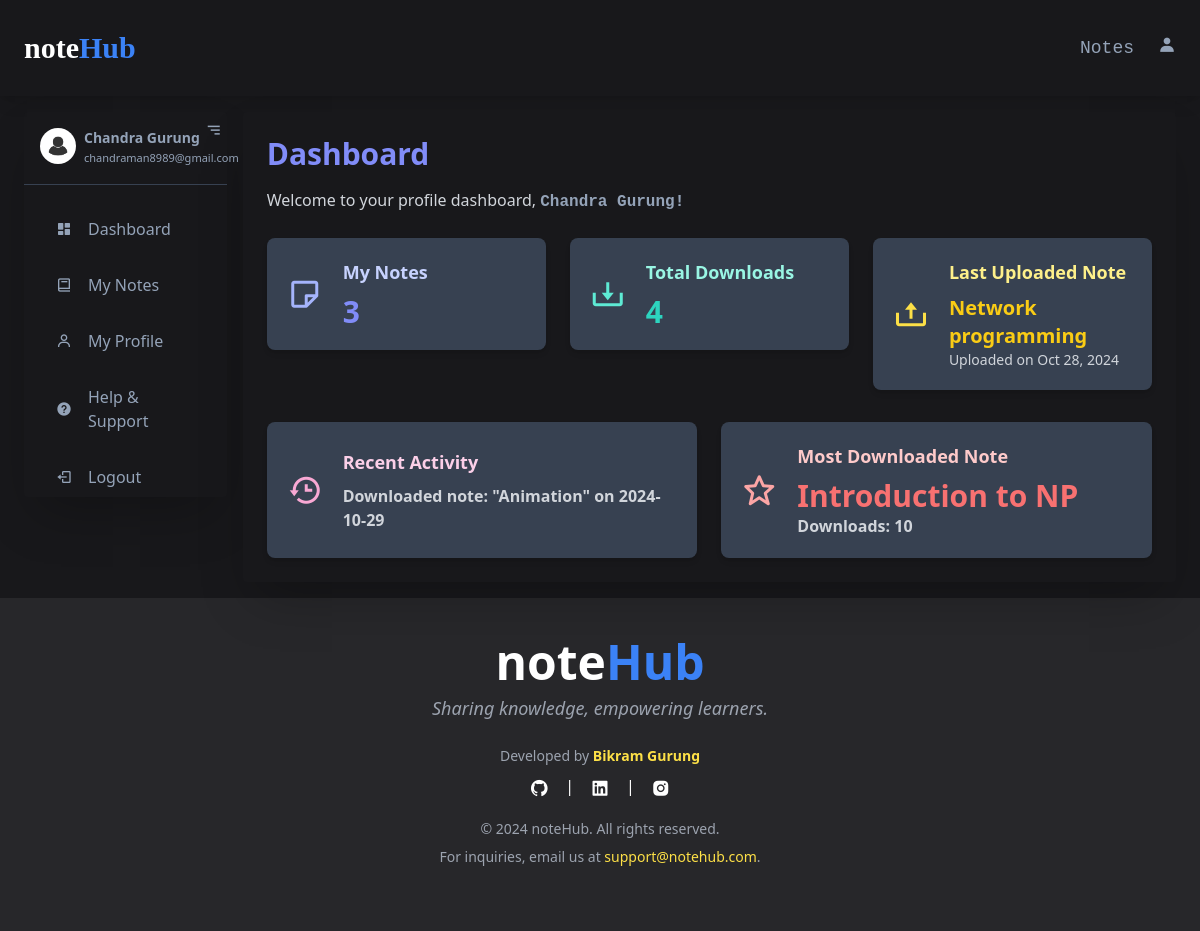
The page /dashboard/ (signed in) on the database its author committed.
### notes/models.py (models this page shows, shortened)
class Note(models.Model):
    author = models.ForeignKey(User, on_delete=models.CASCADE)
    faculty = models.CharField(max_length=50)
    subject = models.CharField(max_length=50)
    title = models.CharField(max_length=100, default="Title")
    upload_date = models.DateTimeField(auto_now_add=True)
    file = models.FileField(upload_to='all_notes/', blank=True, null=True)
    downloads = models.PositiveIntegerField(default=0)
    def __str__(self):
        return self.subject

class UserInfo(models.Model):
    author = models.OneToOneField(User, on_delete=models.CASCADE)
    notes_count = models.IntegerField(default=0)
    total_downloads = models.IntegerField(default=0)
    last_uploaded_note = models.ForeignKey(Note, on_delete=models.CASCADE, null=True, blank=True)
    recent_activity = models.TextField(default="", blank=True)

### notes/views.py (the view)
# urls.py: path('dashboard/', views.dashboard, name='dashboard'),
@login_required
def dashboard(request):
    user_info = UserInfo.objects.get(author=request.user)
    most_downloaded_note = Note.objects.order_by('-downloads').first()
    if most_downloaded_note and most_downloaded_note.downloads > 0:
        title = most_downloaded_note.title
        downloads_count = most_downloaded_note.downloads
    else:
        title = None
        downloads_count = 0
    latest_activity = user_info.recent_activity if user_info.recent_activity else "None"
    if request.user.is_superuser:
        user_notes = Note.objects.all()
        user_notes_count = user_notes.count()
    else:
        user_notes = Note.objects.filter(author=request.user)
        user_notes_count = user_notes.count()
    last_uploaded_note = user_info.last_uploaded_note
    context = {
        'notes_count':user_notes_count,
        'total_downloads':user_info.total_downloads,
        'last_uploaded_note':user_info.last_uploaded_note,
        'recent_activity':latest_activity,
        'user_notes':user_notes,  #pass the user's notes for any additional usage
        'most_downloaded_note_title':title,
        'most_downloaded_note_downloads_count':downloads_count,
    }
    return render(request, 'notes/dashboard.html', context)

### notes/templates/notes/dashboard.html (shortened to what this page needs)
{% extends "notes/index.html" %}
{% load static %}
{% block dashboard %}
<div class="h-auto bg-zinc-900 text-slate-400 px-6 py-4 flex gap-4 md:flex">
    {% include "notes/sidebar.html" %}
    {% include "notes/dashboardContent.html" %}
</div>
{% endblock %}

### notes/templates/notes/sidebar.html (shortened to what this page needs)
 {% load static %}
<div id="sidebar" class="bg-zinc-900 h-full w-30 rounded shadow-2xl transition-all hidden md:block duration-300">
    <div class="flex p-4 relative border-b border-gray-700">
        <img src="{% static 'notes/images/userImage.jpg' %}" alt="userPhoto" class="h-9 w-9 object-cover rounded-full">
        <div id="userInfo" class="px-2 text-sm">
            <h3 class="font-bold">{{ request.user.first_name }}</h3>
            <p style="font-size:11px;">{{ request.user.email }}</p>
        </div>
        <i id="toggleSidebar" class='bx bx-menu-alt-right absolute right-1 top-1 text-lg cursor-pointer'></i>
    </div>
    <ul class="space-y-4 mt-6 px-4">
        <li><a href="{% url 'dashboard' %}" class="flex items-center gap-4 py-2 px-4 rounded hover:bg-zinc-800 hover:text-yellow-300 transition"><i class='bx bxs-dashboard'></i><span class="sidebar-text">Dashboard</span></a></li>
        <li><a href="{% url 'mynotes' %}" class="flex items-center gap-4 py-2 px-4 rounded hover:bg-zinc-800 hover:text-yellow-300 transition"><i class='bx bx-book'></i><span class="sidebar-text">My Notes</span></a></li>
        <li><a href="{% url 'myprofile' %}" class="flex items-center gap-4 py-2 px-4 rounded hover:bg-zinc-800 hover:text-yellow-300 transition"><i class='bx bx-user'></i><span class="sidebar-text">My Profile</span></a></li>
        <li><a href="{% url 'help_support' %}" class="flex items-center gap-4 py-2 px-4 rounded hover:bg-zinc-800 hover:text-yellow-300 transition"><i class='bx bxs-help-circle'></i><span class="sidebar-text">Help & Support</span></a></li>
        <li><a href="{% url 'logout' %}" class="flex items-center gap-4 py-2 px-4 rounded hover:bg-zinc-800 hover:text-yellow-300 transition"><i class='bx bx-log-out'></i><span class="sidebar-text">Logout</span></a></li>
    </ul>
</div>

### notes/templates/notes/dashboardContent.html (shortened to what this page needs)
{% load static %}
 <div class="bg-zinc-900 h-auto w-full w-70 p-6 rounded shadow-2xl">
    <h2 class="text-3xl font-semibold text-indigo-400">Dashboard</h2>
    <p class="mt-4 text-gray-300">Welcome to your profile dashboard, <span class="text-slate-400 font-bold font-mono">{{ request.user.first_name }}!</span></p>
    <div class="mt-6 grid grid-cols-1 md:grid-cols-2 lg:grid-cols-3 gap-6">
        <a href="{% url 'mynotes' %}">
            <div class="bg-gray-700 p-5 rounded-lg shadow-md flex items-center hover:bg-gray-600 transition cursor-pointer">
                <i class="bx bx-note text-4xl text-indigo-300"></i>
                <div class="ml-5">
                    {% if user.is_superuser %}
                    <h3 class="text-lg font-semibold text-indigo-200">All Notes</h3>
                    {% else %}
                    <h3 class="text-lg font-semibold text-indigo-200">My Notes</h3>
                    {% endif %}
                    <p class="mt-2 text-3xl font-extrabold text-indigo-400">{{ notes_count }}</p>
                </div>
            </div>
        </a>
        <a href="{% url 'user_downloads' %}">
            <div class="bg-gray-700 p-5 rounded-lg shadow-md flex items-center hover:bg-gray-600 transition">
                <i class="bx bx-download text-4xl text-teal-300"></i>
                <div class="ml-5">
                    <h3 class="text-lg font-semibold text-teal-200">Total Downloads</h3>
                    <p class="mt-2 text-3xl font-extrabold text-teal-400">{{ total_downloads }}</p>
                </div>
            </div>
        </a>
        <div class="bg-gray-700 p-5 rounded-lg shadow-md flex items-center hover:bg-gray-600 transition">
            <i class="bx bx-upload text-4xl text-yellow-300"></i>
            <div class="ml-5">
                <h3 class="text-lg font-semibold text-yellow-200">Last Uploaded Note</h3>
                <p class="mt-2 text-xl font-extrabold text-yellow-400">{{ last_uploaded_note }}</p>
                <p class="text-gray-300 text-sm"> {% if last_uploaded_note %} Uploaded on  {{ last_uploaded_note.upload_date|date:"M d, Y" }} {% endif %}</p>
            </div>
        </div>
    </div>
    <div class="mt-8 grid grid-cols-1 md:grid-cols-2 gap-6">
        <div class="bg-gray-700 p-5 rounded-lg shadow-md flex items-center hover:bg-gray-600 transition">
            <i class="bx bx-history text-4xl text-pink-300"></i>
            <div class="ml-5">
                <h3 class="text-lg font-semibold text-pink-200">Recent Activity</h3>
                <p class="mt-2 text-gray-300 font-bold">{{ recent_activity }}</p>
            </div>
        </div>
        <div class="bg-gray-700 p-5 rounded-lg shadow-md flex items-center hover:bg-gray-600 transition">
            <i class="bx bx-star text-4xl text-red-300"></i>
            <div class="ml-5">
                <h3 class="text-lg font-semibold text-red-200">Most Downloaded Note</h3>
                <p class="mt-2 text-3xl font-extrabold text-red-400">{{ most_downloaded_note_title }}</p>
                <p class="text-gray-300 font-bold">{% if most_downloaded_note_downloads_count %} Downloads: {{ most_downloaded_note_downloads_count }} {% endif %}</p>
            </div>
        </div>
    </div>
</div>

### rows shown on the page
Note: subject "Network programming", upload_date "Oct 28, 2024", title "Introduction to NP"
UserInfo: recent_activity "Downloaded note: \"Animation\" on 2024-10-29"

### other values the page prints
{{ request.user.first_name }} "Chandra Gurung"
{{ request.user.email }} "chandraman8989@gmail.com"
{{ notes_count }} "3"
{{ total_downloads }} "4"
{{ most_downloaded_note_downloads_count }} "10"
